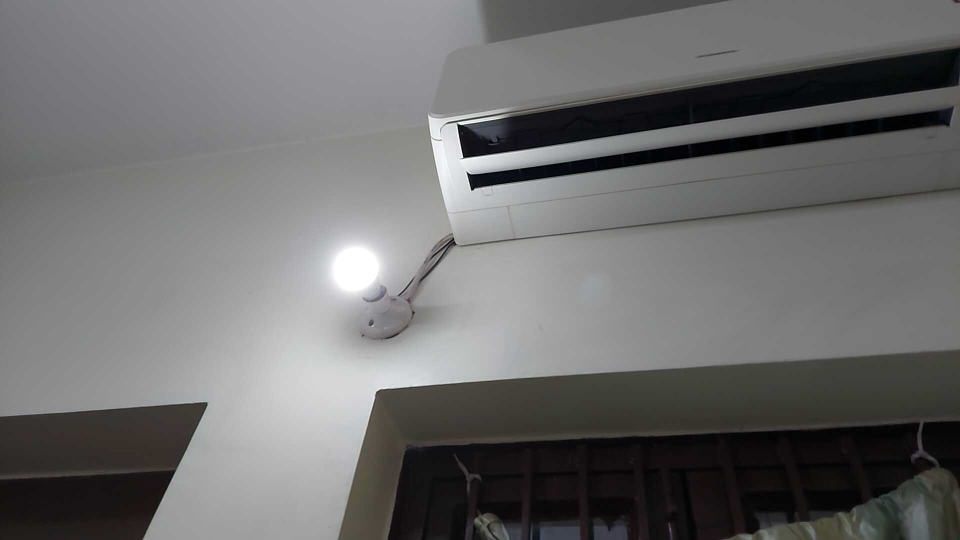
#> input picture input/1.jpg, 1920 x 1080 px, given in place of the camera (shown at 1/2 size)
$ python main.py
#> lines starting #> are read from the running program, lines starting #| are printed output that depends on the picture; after the words box and inside, x2 and y2 are one past the last pixel; in counts of white or black regions, pixels touching at a corner belong together
import numpy as np
import cv2
import argparse
# ---- Useful functions ----


def display_img(img, delay=1000):
    """
    One liner that displays the given image on screen
    """
    cv2.namedWindow("V", cv2.WINDOW_AUTOSIZE)
    cv2.imshow("V", img)
    cv2.waitKey(50)


def to_gray(img):
    """
    Converts the input in grey levels
    Returns a one channel image
    """
    greyi=0
    gray = cv2.cvtColor(img, cv2.COLOR_BGR2GRAY)

    while(greyi<=9):
            greyi +=1
            grey_name = "C:/Users/Dev/OneDrive/Documents/GitHub/Led_detector/grey/" + str(greyi) + '.jpg'
            try:
                cv2.imwrite(grey_name, gray)
            except:
                print('x')
    return gray

def grey_histogram(img, nBins=64):
    """
    Returns a one dimension histogram for the given image
    The image is expected to have one channel, 8 bits depth
    nBins can be defined between 1 and 255
    """
    hist_size = [nBins]
    h_ranges = [0, 256]
    hist = cv2.calcHist(img,[0],None,hist_size, h_ranges)
    return hist


def extract_bright(grey_img, histogram=False):
    """
    Extracts brightest part of the image.
    Expected to be the LEDs (provided that there is a dark background)
    Returns a Thresholded image
    histgram defines if we use the hist calculation to find the best margin
    """
    # Searches for image maximum (brightest pixel)
    # We expect the LEDs to be brighter than the rest of the image
    [minVal, maxVal, minLoc, maxLoc] = cv2.minMaxLoc(grey_img)
    # print("Brightest pixel val is %d" % (maxVal))
    # We retrieve only the brightest part of the image
    # Here is use a fixed margin (80%), but you can use hist to enhance this one
    if 1:
        # Histogram may be used to wisely define the margin
        # We expect a huge spike corresponding to the mean of the background
        # and another smaller spike of bright values (the LEDs)
        hist = grey_histogram(grey_img, nBins=64)
        [hminValue, hmaxValue, hminIdx, hmaxIdx] = cv2.minMaxLoc(hist)
        margin = 244  # statistics to be calculated using hist data

    thresh = int(margin) # in pix value to be extracted
    threshi = 0
    # thresh = 255
    print("Threshold is defined as %d" % (thresh))

    ret,thresh_img = cv2.threshold(grey_img,thresh,255, cv2.THRESH_BINARY)
    while(threshi<=9):
            threshi +=1
            thresh_name = "C:/Users/Dev/OneDrive/Documents/GitHub/Led_detector/thresh/" + str(threshi) + '.jpg'
            try:
                cv2.imwrite(thresh_name, thresh_img)
            except:
                print('x')
    return thresh_img

def pointDist(a, b):
  return np.linalg.norm(np.subtract(a, b))

def find_leds(thresh_img):
    """
    Given a binary image showing the brightest pixels in an image,
    returns a result image, displaying found leds in a rectangle
    """
    contours,heirarcy= cv2.findContours(thresh_img, cv2.RETR_EXTERNAL, cv2.CHAIN_APPROX_NONE)
    contours = list( map(lambda c: cv2.approxPolyDP(c, 4, True), contours) )
    points = [ (i, tuple(pt)) for i, c in enumerate(contours) for [pt] in c ]
    checkedContours = set()
    outputi = 0
    for i, c in enumerate(contours):
        checkedContours.add(i)
        cv2.drawContours(img, [c], -1, (0,255,0), 2)
        pts = [pt[1] for pt in points if pt[0] not in checkedContours]
        if not pts: break
        for [pt] in c:
            nearest = min(pts, key=lambda b: pointDist(pt, b))
            if pointDist(pt, nearest) <= 15:
                cv2.line(img, tuple(pt), tuple(nearest), (0, 255, 0), 3)
    while(outputi<=9):
            outputi +=1
            out_name = "C:/Users/Dev/OneDrive/Documents/GitHub/Led_detector/output/" + str(outputi) + '.jpg'
            try:
                cv2.imwrite(out_name, img)
            except:
                print('x')
    return img


if __name__ == '__main__':
    url = 'ipwebcam address/video'
    video_file = cv2.VideoCapture(0)
    ap = argparse.ArgumentParser()
    args = vars(ap.parse_args())
    cpt =0


    while (True):
    # Capture the video frame by frame
        ret, frame = video_file.read()
#> frame is the input picture: shape (1080, 1920, 3); mean B, G, R 109.1, 109.1, 109.5
        frame = frame[1] if args.get("video", False) else frame
        img = frame
        while (cpt<=9):
            cpt += 1
            input_name = "C:/Users/Dev/OneDrive/Documents/GitHub/Led_detector/input/" + str(cpt) + '.jpg'
            try:
                cv2.imwrite(input_name, img)
            except:
                print('x')
#> after the loop, cpt = 10
        ####
        # Starts image processing here
        ####
        # Turns to one channel image
        grey_img = to_gray(img)

        thresh_img = extract_bright(grey_img)
#> in extract_bright, `[minVal, maxVal, minLoc, maxLoc] = cv2.minMaxLoc(grey_img)`: minVal = 0; maxVal = 255; minLoc = (1824, 181); maxLoc = (984, 238)
#> in grey_histogram, `hist = cv2.calcHist(img,[0],None,hist_size, h_ranges)`: hist = 64 values, max 339 at index 28, min 0 at index 0, mean 30
#> in extract_bright, `[hminValue, hmaxValue, hminIdx, hmaxIdx] = cv2.minMaxLoc(hist)`: hminValue = 0; hmaxValue = 339; hminIdx = (0, 0); hmaxIdx = (0, 28)
#> in extract_bright, `ret,thresh_img = cv2.threshold(grey_img,thresh,255, cv2.THRESH_BINARY)`:
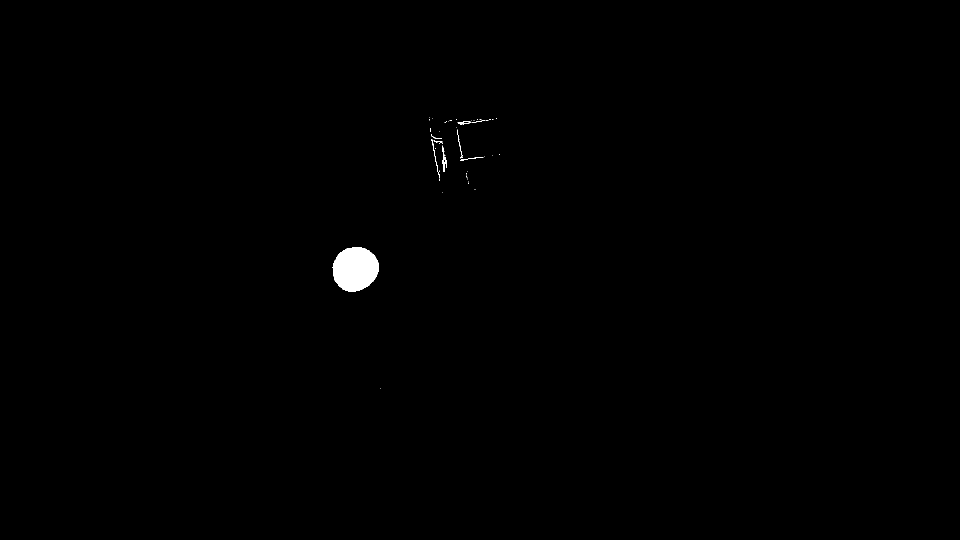
#> thresh_img: shape (1080, 1920) (shown at 1/2 size); 0.34% white; 46 white regions (37 under 20 px)
#> in extract_bright, `ret,thresh_img = cv2.threshold(grey_img,thresh,255, cv2.THRESH_BINARY)`: ret = 244
#> after the loop in extract_bright, `while(threshi<=9):`: threshi = 10

        # We want to extract the elements left, and count their number
        led_img = find_leds(thresh_img)
#> in find_leds, `contours,heirarcy= cv2.findContours(thresh_img, cv2.RETR_EXTERNAL, cv2..`: contours = 46 contours, 42 with area under 20; largest, box (x1, y1, x2, y2) and area: (665, 494, 758, 583) 6282, (885, 291, 894, 344) 128, (915, 242, 943, 249) 23, (920, 314, 967, 322) 22
#> in find_leds, `contours = list( map(lambda c: cv2.approxPolyDP(c, 4, True), contours) )`: contours = 46 contours, 44 with area under 20; largest, box (x1, y1, x2, y2) and area: (666, 496, 757, 580) 5870, (885, 291, 894, 344) 78
#> in find_leds, `points = [ (i, tuple(pt)) for i, c in enumerate(contours) for [pt] in ..`: points = 73 items
#> the loop in find_leds, `for i, c in enumerate(contours):` made 46 passes
#> c on passes 1, 3, 4, 5, 6, 7, 8, 9, 10, 11, 12, 13: [[760, 777]], [[885, 384]], [[949, 379]], [[937, 366]], [[936, 363]], [[935, 359]], [[879, 358]], [[933, 351], [934, 356]], [[932, 346]], [[935, 342]], [[878, 341]], [[966, 314], [920, 321]]
#> (c, pts) on passes 41 to 45: ([[984, 238]], [(959, 238), (858, 238), (992, 237), (864, 237), (858, 234)]), ([[959, 238]], [(858, 238), (992, 237), (864, 237), (858, 234)]), ([[858, 238]], [(992, 237), (864, 237), (858, 234)]), ([[992, 237]], [(864, 237), (858, 234)]), ([[864, 237]], [(858, 234)])
#> after the loop in find_leds, `for i, c in enumerate(contours):`: checkedContours = 46 items
#> after the loop in find_leds, `while(outputi<=9):`: outputi = 10
        display_img(led_img, delay=1000)

$ run again, on input/10.jpg
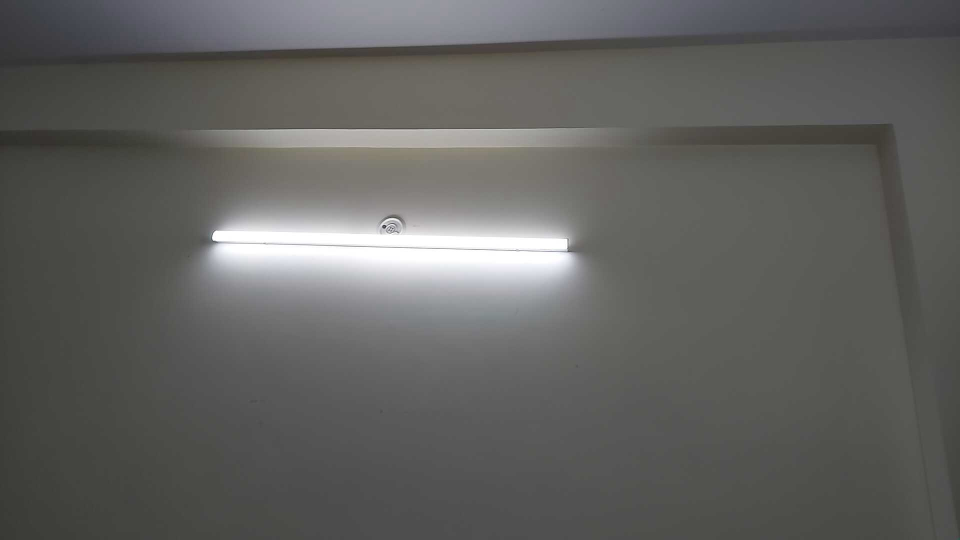
#> input picture input/10.jpg, 1920 x 1080 px, given in place of the camera (shown at 1/2 size)
#> frame is the input picture: shape (1080, 1920, 3); mean B, G, R 95.3, 97.7, 97.5
#> after the loop `while (cpt<=9):`: cpt = 10
#> minVal = 37; maxVal = 255; minLoc = (771, 453); maxLoc = (432, 462)
#> in grey_histogram, `hist = cv2.calcHist(img,[0],None,hist_size, h_ranges)`: hist = 64 values, max 176 at index 38, min 0 at index 0, mean 30
#> hminValue = 0; hmaxValue = 176; hminIdx = (0, 0); hmaxIdx = (0, 38)
#> in extract_bright, `ret,thresh_img = cv2.threshold(grey_img,thresh,255, cv2.THRESH_BINARY)`:
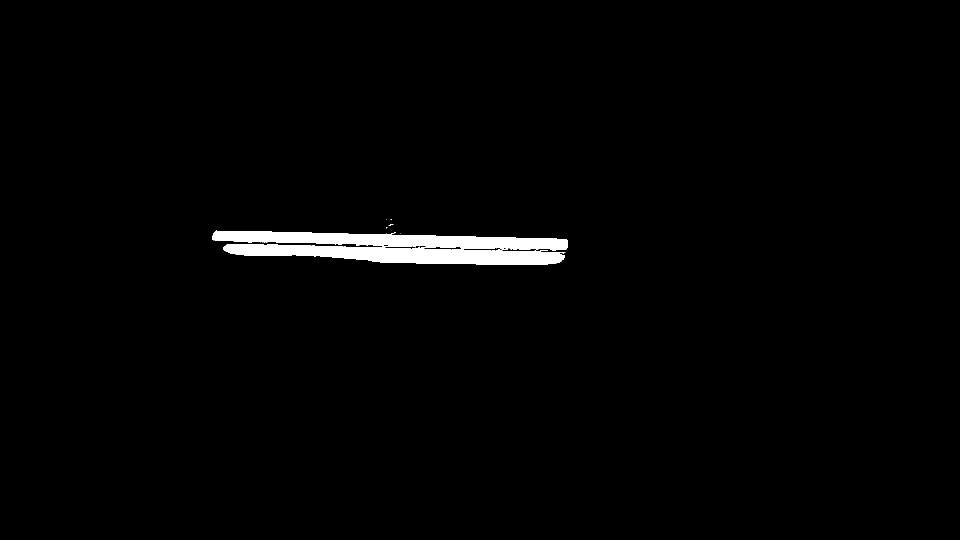
#> thresh_img: shape (1080, 1920) (shown at 1/2 size); 1.6% white; 21 white regions (18 under 20 px)
#> ret = 244
#> after the loop in extract_bright, `while(threshi<=9):`: threshi = 10
#> in find_leds, `contours,heirarcy= cv2.findContours(thresh_img, cv2.RETR_EXTERNAL, cv2..`: contours = 21 contours, 19 with area under 20; largest, box (x1, y1, x2, y2) and area: (446, 488, 1131, 530) 16662, (425, 461, 1135, 500) 14324
#> in find_leds, `contours = list( map(lambda c: cv2.approxPolyDP(c, 4, True), contours) )`: contours = 21 contours, 19 with area under 20; largest, box (x1, y1, x2, y2) and area: (446, 488, 1131, 530) 16302, (425, 461, 1135, 500) 14780
#> points = 50 items
#> the loop in find_leds, `for i, c in enumerate(contours):` made 21 passes
#> c on passes 1 to 8: [[1104, 501], [1111, 501]], [[1080, 500], [1095, 500]], [[1069, 500], [1076, 499]], [[1021, 498]], [[880, 495], [911, 495]], [[839, 493]], [[825, 493], [831, 494]], [[733, 491]]
#> after the loop in find_leds, `for i, c in enumerate(contours):`: checkedContours = 21 items
#> after the loop in find_leds, `while(outputi<=9):`: outputi = 10
